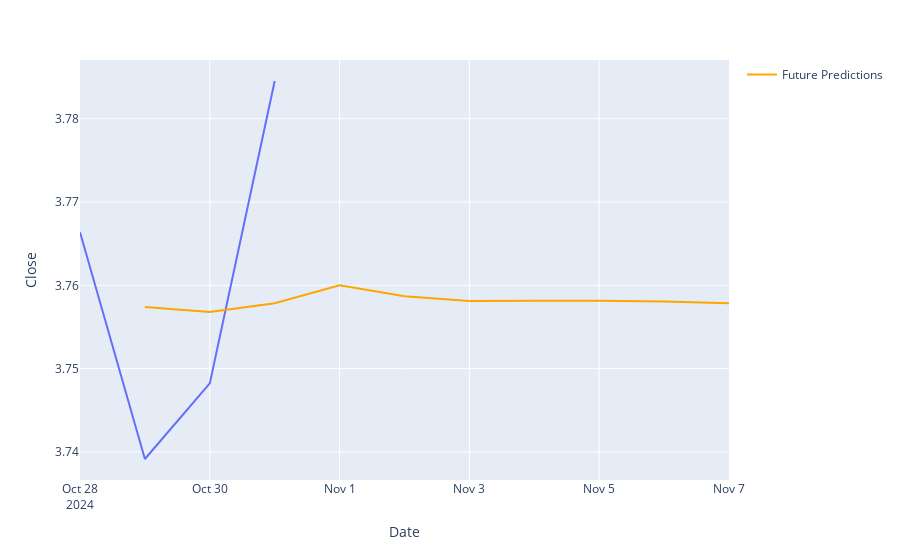

The notebook cell this image was saved under:
### Markdown cell above
PARALLEL VALIDATION

### Code cell
from datetime import datetime, timedelta
import plotly.express as px
df = yf.Ticker(ticker).history(start=end_date, end=str(datetime.strptime(end_date, '%Y-%m-%d')+ timedelta(days=5)).split(' ')[0])

fig = px.line(df,x=df.index,y='Close')
fig.add_trace(go.Scatter(
    x=predicted_series.index,
    y=predicted_series.values,
    mode='lines',
    name='Future Predictions',
    line=dict(color='orange')
))
fig.show()

### Figure 1 — Plotly figure (JSON) as saved in the notebook; plotly's stock layout.template omitted (floating-point values rounded to 4 significant figures)
{"data": [{"hovertemplate": "Date=%{x}<br>Close=%{y}<extra></extra>", "legendgroup": "", "line": {"color": "#636efa", "dash": "solid"}, "marker": {"symbol": "circle"}, "mode": "lines", "name": "", "orientation": "v", "showlegend": false, "type": "scatter", "x": ["2024-10-28T00:00:00-03:00", "2024-10-29T00:00:00-03:00", "2024-10-30T00:00:00-03:00", "2024-10-31T00:00:00-03:00"], "xaxis": "x", "y": [3.766, 3.739, 3.748, 3.785], "yaxis": "y"}, {"line": {"color": "orange"}, "mode": "lines", "name": "Future Predictions", "type": "scatter", "x": ["2024-10-29T00:00:00", "2024-10-30T00:00:00", "2024-10-31T00:00:00", "2024-11-01T00:00:00", "2024-11-02T00:00:00", "2024-11-03T00:00:00", "2024-11-04T00:00:00", "2024-11-05T00:00:00", "2024-11-06T00:00:00", "2024-11-07T00:00:00"], "y": [3.757, 3.757, 3.758, 3.76, 3.759, 3.758, 3.758, 3.758, 3.758, 3.758]}], "layout": {"legend": {"tracegroupgap": 0}, "margin": {"t": 60}, "xaxis": {"anchor": "y", "domain": [0, 1], "title": {"text": "Date"}}, "yaxis": {"anchor": "x", "domain": [0, 1], "title": {"text": "Close"}}}}
